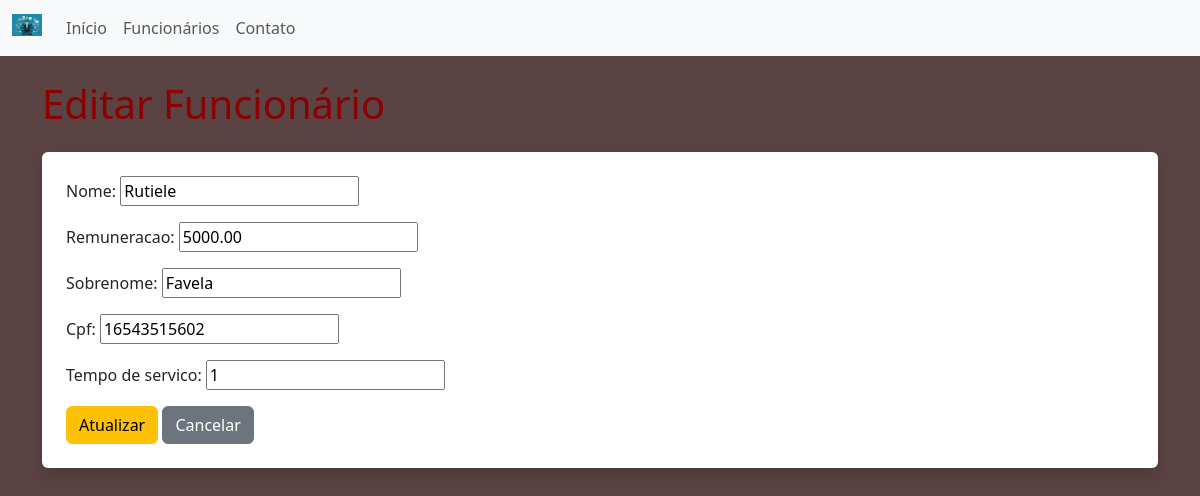
Screenshot of /website/editar/24/ with the database file from the repository.
### funcionarios/models.py (models this page shows, shortened)
class Funcionarios(models.Model):
    nome = models.CharField(
        max_length=255,
        null = False,
        blank = False
    )
    sobrenome = models.CharField(
        max_length=255,
        null = False,
        blank = False
    )
    cpf = models.CharField(
        max_length=14,
        null = False,
        blank = False
    )
    tempo_de_servico = models.IntegerField(
        default=0,
        null=False,
        blank=False
    )
    remuneracao = models.DecimalField(
        max_digits=8,
        decimal_places=2,
        null=False,
        blank=False
    )
    objects = models.Manager()

### website/views.py (the view)
# urls.py: path('editar/<int:id>/', views.editar_funcionario, name='editar'),
def editar_funcionario(request, id):
    funcionario = get_object_or_404(Funcionarios, id=id)
    if request.method == 'POST':
        form = FuncionarioForm(request.POST, instance=funcionario)
        if form.is_valid():
            form.save()
            return redirect('website:listar')  # nome da rota que lista funcionários
    else:
        form = FuncionarioForm(instance=funcionario)
    return render(request, 'website/editarfuncionario.html', {'form': form})

### website/forms.py
class FuncionarioForm(forms.ModelForm):
    class Meta:
        model = Funcionarios
        fields = ['nome', 'remuneracao', 'sobrenome', 'cpf', 'tempo_de_servico']

### website/templates/website/editarfuncionario.html (shortened to what this page needs)
{% extends 'website/base.html' %}
{% block content %}
<h1 class="mb-4">Editar Funcionário</h1>
<form method="POST" class="shadow p-4 bg-white rounded">
    {{ form.as_p }}
    <button type="submit" class="btn btn-warning">Atualizar</button>
    <a href="{% url 'website:listar' %}" class="btn btn-secondary">Cancelar</a>
</form>
{% endblock %}

### website/static/website/css/style.css (style rules this page uses)
body { background-color: rgb(91, 67, 67); }
h1 { color: darkred; }

### rows the page displays
Funcionarios: nome "Rutiele", remuneracao "5000.00", sobrenome "Favela", cpf "16543515602", tempo_de_servico "1"
